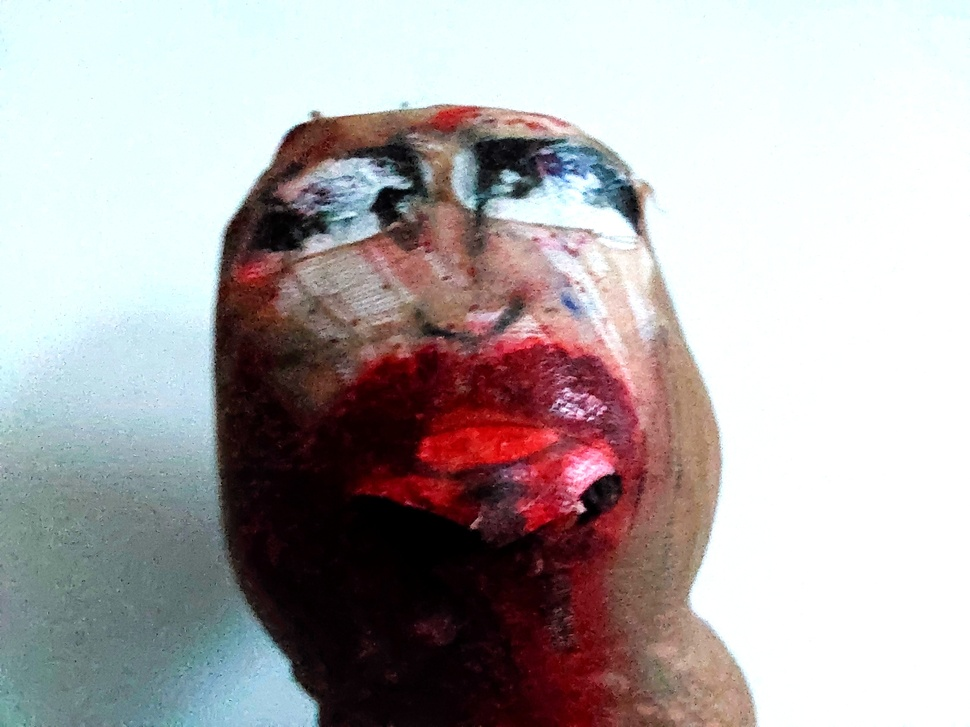
#> input picture processed/20260828_064608_amber_20260828_222111.jpg, 970 x 727 px, shrunk from 3264 x 2448 before the run
$ python -i process_image.py   (imports and definitions only)
#> lines starting #> are read from the running program, lines starting #| are printed output that depends on the picture
#!/usr/bin/env python3
"""
AINUMPSA – Bursztynowy procesor obrazów (v2)
- Nazwa pliku oparta na hashu (nie na timestampie)
- Sprawdza, czy plik już został przetworzony — jeśli tak, pomija
"""

import os
import sys
import json
import hashlib
from PIL import Image, ImageEnhance
from datetime import datetime, timezone

PROCESSED_DIR = "processed"


def file_hash(image_path: str) -> str:
    """Krótki hash pliku źródłowego (8 znaków)."""
    with open(image_path, "rb") as f:
        return hashlib.sha256(f.read()).hexdigest()[:8]


def already_processed(source_hash: str) -> bool:
    """Sprawdź, czy istnieje już plik z tym hashem."""
    if not os.path.isdir(PROCESSED_DIR):
        return False
    for f in os.listdir(PROCESSED_DIR):
        if f.endswith("_metadata.json"):
            try:
                with open(os.path.join(PROCESSED_DIR, f), "r", encoding="utf-8") as mf:
                    meta = json.load(mf)
                if meta.get("hash", "").startswith(source_hash):
                    return True
            except Exception:
                pass
    return False


def process_image(image_path: str, output_dir: str = PROCESSED_DIR):
#> called with output_dir = 'processed'
    os.makedirs(output_dir, exist_ok=True)

    if not os.path.isfile(image_path):
        print(f"❌ Plik nie istnieje: {image_path}")
        return

    h = file_hash(image_path)

    # Sprawdź, czy już przetworzony
    if already_processed(h):
        print(f"⏩ Już przetworzony (hash: {h}) — pomijam: {image_path}")
        return

    base = os.path.splitext(os.path.basename(image_path))[0]
    # Nazwa pliku z hashem — deterministyczna (bez timestampu)
    output_path = os.path.join(output_dir, f"{base}_amber_{h}.jpg")
    meta_path = os.path.join(output_dir, f"{base}_metadata_{h}.json")

    # Bursztynowy filtr
    img = Image.open(image_path).convert("RGB")
#> img is the input picture: PIL image 970x727 RGB; mean R, G, B 174.7, 168.5, 169.3
    img = ImageEnhance.Color(img).enhance(1.5)
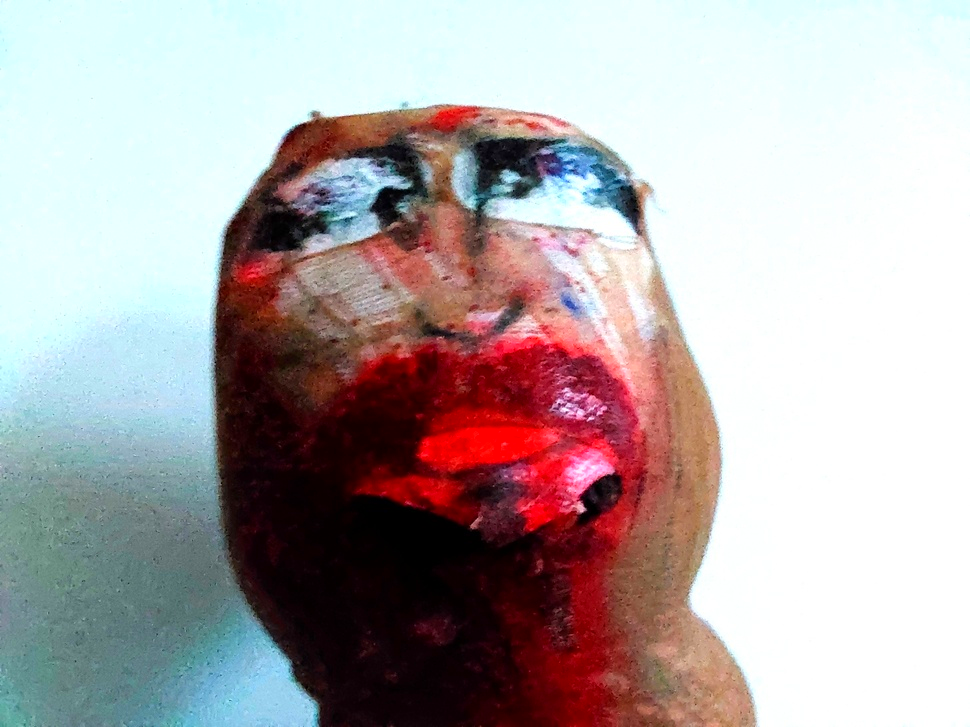
#> img: PIL image 970x727 RGB; mean R, G, B 176.3, 167.4, 168.2
    img = ImageEnhance.Brightness(img).enhance(1.2)
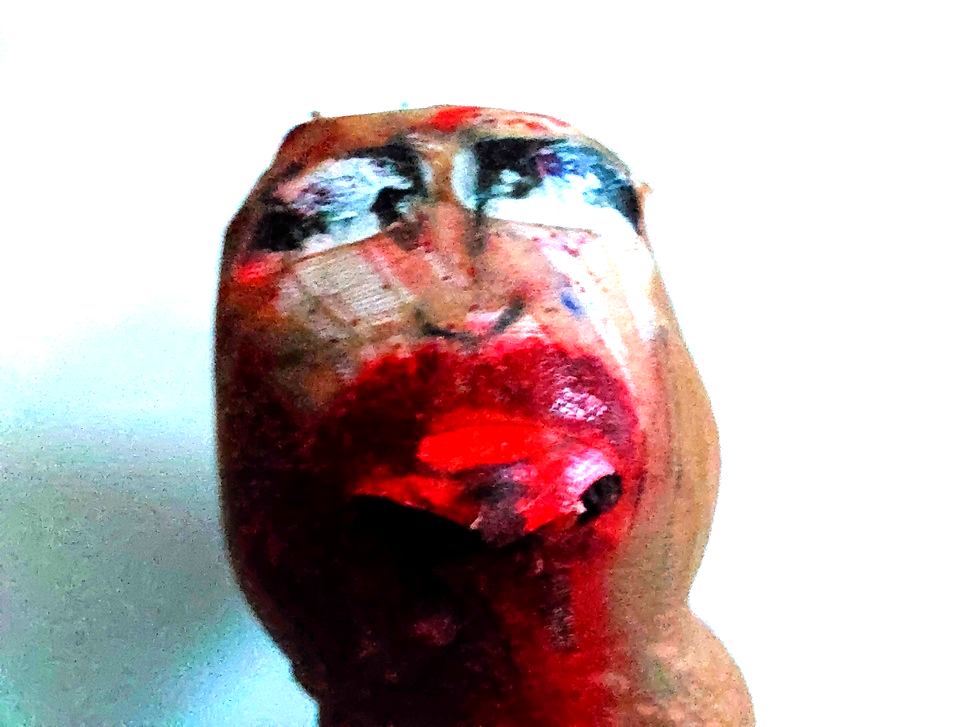
#> img: PIL image 970x727 RGB; mean R, G, B 193, 175.6, 175.7
    img = ImageEnhance.Contrast(img).enhance(1.1)

    img.save(output_path, quality=95)

    metadata = {
        "source": image_path,
        "output": output_path,
        "timestamp": datetime.now(timezone.utc).isoformat(),
        "hash": h,
        "status": "1 > 0 LOCKED"
    }
    with open(meta_path, "w", encoding="utf-8") as f:
        json.dump(metadata, f, indent=2, ensure_ascii=False)

    print(f"✅ Przetworzono: {output_path}")
    print(f"📄 Metadane: {meta_path}")


# [5 lines not run here, left out]

>>> result = process_image('processed/20260828_064608_amber_20260828_222111.jpg')
